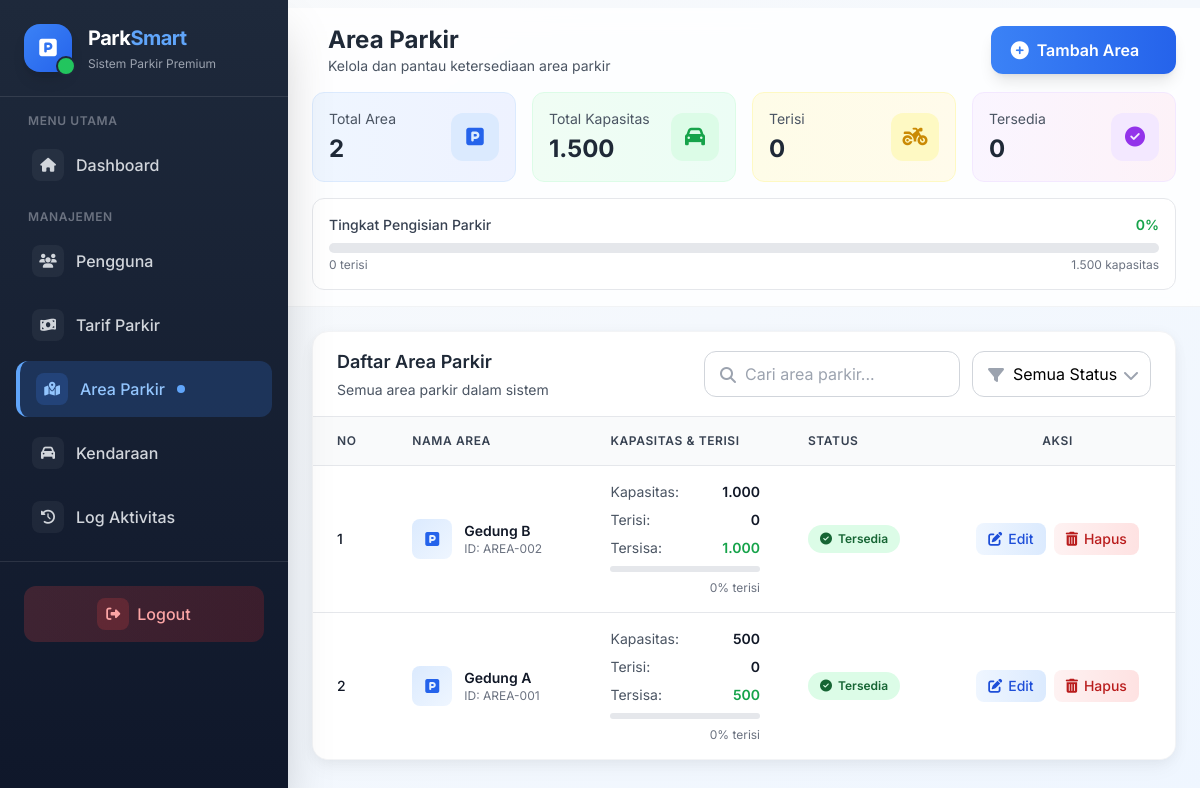
The app's page /views/admin/area_parkir.php (signed in) with its own data.
### tables this page shows
CREATE TABLE `tb_area_parkir` (
  `id_area` int NOT NULL,
  `nama_area` varchar(50) NOT NULL,
  `kapasitas` int NOT NULL,
  `terisi` int NOT NULL
);

### views/admin/area_parkir.php (the view, shortened to what the rows shown need)
<?php
include_once __DIR__ . '/../../controllers/c_areaparkir.php';
include '../templates/header.php';
?>
<div class="flex min-h-screen">
  <?php include '../templates/sidebar.php'; ?>
  <div class="flex-1 md:ml-72 pt-2 transition-all duration-300">
    <header class="sticky top-0 z-30 bg-white/80 backdrop-blur-md border-b border-gray-200/50">
      <div class="flex items-center justify-between px-6 py-4">
        <div class="flex items-center space-x-4">
          <div>
            <h1 class="text-2xl font-bold text-gray-800">Area Parkir</h1>
          </div>
        </div>
      </div>
    </header>
    <main class="p-6">
      <div class="bg-white rounded-2xl shadow-soft border border-gray-100 overflow-hidden animate-fade-in">
        <div class="px-6 py-4 border-b border-gray-200 flex flex-col sm:flex-row sm:items-center justify-between">
          <div>
            <h2 class="text-lg font-semibold text-gray-800">Daftar Area Parkir</h2>
          </div>
        </div>
        <div class="overflow-x-auto">
          <table class="min-w-full divide-y divide-gray-200">
            <thead class="bg-gray-50">
              <tr>
                <th class="px-6 py-4 text-left text-xs font-semibold text-gray-700 uppercase tracking-wider">
                  <div class="flex items-center space-x-2">
                    <span>No</span>
                  </div>
                </th>
                <th class="px-6 py-4 text-left text-xs font-semibold text-gray-700 uppercase tracking-wider">
                  Nama Area
                </th>
                <th class="px-6 py-4 text-left text-xs font-semibold text-gray-700 uppercase tracking-wider">
                  Kapasitas & Terisi
                </th>
                <th class="px-6 py-4 text-left text-xs font-semibold text-gray-700 uppercase tracking-wider">
                  Status
                </th>
                <th class="px-6 py-4 text-left text-xs font-semibold text-gray-700 uppercase tracking-wider text-center">
                  Aksi
                </th>
              </tr>
            </thead>
            <tbody class="bg-white divide-y divide-gray-200">
              <?php
              if (!empty($data_area)) :
                  $no = ($current_page - 1) * $limit + 1;
                  foreach ($data_area as $row):
              ?>
              <tr class="hover:bg-gray-50/50 transition-all duration-200 animate-slide-in" style="animation-delay: <?= ($no % 10) * 0.05 ?>s;">
                <td class="px-6 py-4 whitespace-nowrap">
                  <div class="text-sm font-medium text-gray-900"><?= $no++ ?></div>
                </td>
                <td class="px-6 py-4">
                  <div class="flex items-center">
                    <div class="w-10 h-10 rounded-lg bg-gradient-to-br from-blue-100 to-blue-50 flex items-center justify-center mr-3">
                      <i class="fas fa-parking text-blue-600"></i>
                    </div>
                    <div>
                      <div class="text-sm font-semibold text-gray-900"><?= htmlspecialchars($row->nama_area) ?></div>
                      <div class="text-xs text-gray-500">ID: AREA-<?= str_pad($row->id_area, 3, '0', STR_PAD_LEFT) ?></div>
                    </div>
                  </div>
                </td>
                <td class="px-6 py-4">
                  <div class="space-y-2">
                    <div class="flex justify-between text-sm">
                      <span class="text-gray-600">Kapasitas:</span>
                      <span class="font-semibold text-gray-900"><?= number_format($row->kapasitas, 0, ',', '.') ?></span>
                    </div>
                    <div class="flex justify-between text-sm">
                      <span class="text-gray-600">Terisi:</span>
                      <span class="font-semibold text-gray-900"><?= number_format($row->terisi, 0, ',', '.') ?></span>
                    </div>
                    <div class="flex justify-between text-sm">
                      <span class="text-gray-600">Tersisa:</span>
                      <span class="font-semibold <?= $row->tersisa > 0 ? 'text-green-600' : 'text-red-600' ?>">
                        <?= number_format($row->tersisa, 0, ',', '.') ?>
                      </span>
                    </div>
                    <div class="w-full bg-gray-200 rounded-full h-1.5">
                    </div>
                    <div class="text-xs text-gray-500 text-right"><?= $row->persentase ?>% terisi</div>
                  </div>
                </td>
                <td class="px-6 py-4 whitespace-nowrap">
                  <span class="inline-flex items-center px-3 py-1.5 rounded-full text-xs font-semibold
                    <?= $row->status == 'Penuh' ? 'bg-red-100 text-red-800' : 'bg-green-100 text-green-800' ?>">
                    <?php if($row->status == 'Penuh'): ?>
                      <i class="fas fa-times-circle mr-1.5"></i>
                    <?php else: ?>
                      <i class="fas fa-check-circle mr-1.5"></i>
                    <?php endif; ?>
                    <?= $row->status ?>
                  </span>
                </td>
                <td class="px-6 py-4 whitespace-nowrap text-center">
                  <div class="flex items-center justify-center space-x-2">
                    <button onclick="openEdit(
                        '<?= $row->id_area ?>',
                        '<?= htmlspecialchars($row->nama_area) ?>',
                        '<?= $row->kapasitas ?>',
                        '<?= $row->terisi ?>'
                    )" class="inline-flex items-center px-3 py-1.5 bg-gradient-to-r from-blue-50 to-blue-100 hover:from-blue-100 hover:to-blue-200 text-blue-700 rounded-lg text-sm font-medium transition-all duration-200 hover:shadow-sm">
                      <i class="fas fa-edit mr-1.5"></i> Edit
                    </button>
                    <form action="../../controllers/c_areaparkir.php?aksi=hapus" method="post" class="inline">
                      <button type="submit" onclick="return confirm('Yakin ingin menghapus area parkir ini?')" class="inline-flex items-center px-3 py-1.5 bg-gradient-to-r from-red-50 to-red-100 hover:from-red-100 hover:to-red-200 text-red-700 rounded-lg text-sm font-medium transition-all duration-200 hover:shadow-sm">
                        <i class="fas fa-trash-alt mr-1.5"></i> Hapus
                      </button>
                    </form>
                  </div>
                </td>
              </tr>
              <?php
                  endforeach;
              endif; ?>
            </tbody>
          </table>
        </div>
      </div>
    </main>
  </div>
</div>
<?php include '../templates/footer.php'; ?>

### records on screen
tb_area_parkir: nama_area "Gedung B", id_area "002", kapasitas "1.000", terisi "0", kapasitas+terisi "1.000", terisi+kapasitas "Tersedia"
tb_area_parkir: nama_area "Gedung A", id_area "001", kapasitas "500", terisi "0", terisi+kapasitas "Tersedia"

### other values on screen
$total_data "2"
$total_kapasitas "1.500"
$persentase_terisi "0"
